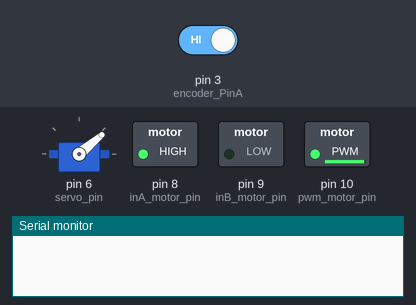
Bench run of a sketch on a simulated Arduino Uno, built with avr-gcc and run on an emulated ATmega328P. Shown: servo, switched loads named in the sketch (green lamp = pin HIGH), the last lines printed to the serial monitor. Wiring (inferred from the names in the program): servo: signal pin 6. The inputs (shaded band) are chosen by the test bench; at power-on: pin 3 (encoder_PinA) HIGH. Servo pulses on a pin are drawn as a servo (544–2400 µs = 0–180°); pins used as bus, display or sensor lines are not drawn.

Above: at 0.05 s.
At 3.0 s:
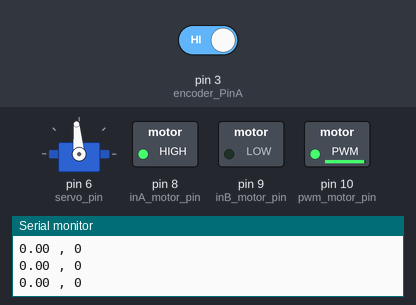
At 4.85 s:
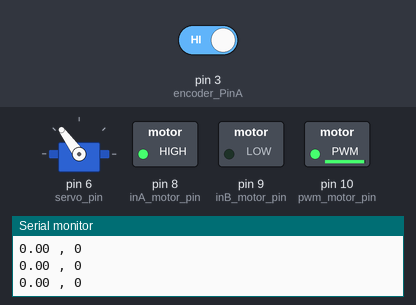
At 6.0 s:
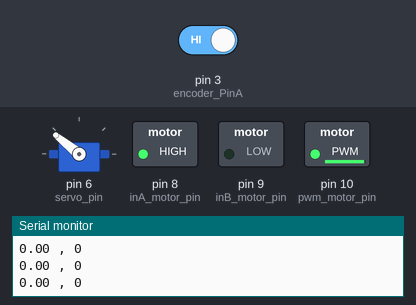
At 8.95 s:
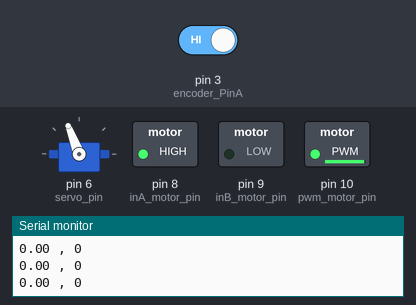
At 11.95 s:
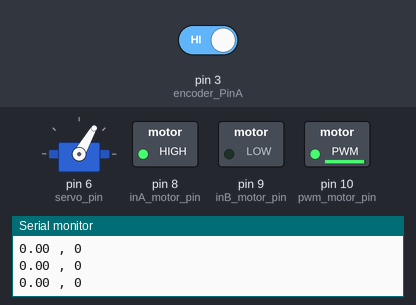
Timing chart, 0 to 15.1 s (numbered marks = the images above):
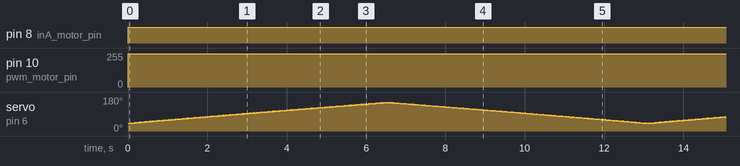

Measured:
- by itself, pin 8 (inA_motor_pin): LOW → HIGH at 0.00 s
- by itself, pin 10 (pwm_motor_pin): 0/255 → 250/255 at 0.00 s
- by itself, servo on pin 6 (servo_pin): moves between 40° and 153°, repeating every 13.1 s

The sketch:

hardware_test.ino
```cpp
// By : abdelraouf Hawash
// in : 7/4/2023
// this code should move srevo rihgt and left, motor should move forward and backward then read encoder position and print it on serial

const int pwm_motor_pin = 10; // motor pins
const int inA_motor_pin = 8 ;
const int inB_motor_pin = 9 ;
const int servo_pin = 6;      // servo pin (we will control servo manualy to use anther pin as PWM)

#define encoder_PinA 3   //encoder chanals
#define encoder_PinB 5

int speed_pwm = 250;           //PWM commond for the motor
int max_pwm = 255;             //maximum pwm command for motors
const int min_servo_pos = 40;  // minimum position for servo
const int max_servo_pos = 150; // maximum position for servo

volatile float encoder_pos = 0;              //encoder position counter
const double encoder_Puls_per_cm = 62.5; // encoder puls per cm


void setup() {

  //initialization serial for communication
  Serial.begin(115200);
  Serial.setTimeout(10);

  // motor pins mode
  pinMode (pwm_motor_pin, OUTPUT); // motor
  pinMode (inA_motor_pin, OUTPUT);
  pinMode (inB_motor_pin, OUTPUT);

  //servo pins
  pinMode(servo_pin,OUTPUT);

  // encoder pins
  pinMode (encoder_PinA, INPUT_PULLUP);
  pinMode (encoder_PinB, INPUT_PULLUP);
  attachInterrupt (digitalPinToInterrupt(encoder_PinA), read_encoder, RISING);

}

void loop() {

  set_motor( speed_pwm,pwm_motor_pin,inA_motor_pin,inB_motor_pin);
  // speed_pwm = -speed_pwm;

  for (int pos = min_servo_pos; pos <= max_servo_pos; pos += 1) { // goes from min degrees to max degrees
    // in steps of 1 degree
    servo_write(pos,servo_pin);     // tell servo to go to position in variable 'pos'
    delay(1);                       // waits 1 ms for the servo to reach the position
    Serial.print(encoder_pos);       // print encoder position to serial
    Serial.print(" , ");
    Serial.println(round(encoder_pos / encoder_Puls_per_cm)); // print position in cm
  }

  for (int pos = max_servo_pos; pos >= min_servo_pos; pos -= 1) { // goes from max degrees to min degrees
    servo_write(pos,servo_pin);      // tell servo to go to position in variable 'pos'
    delay(1);                       // waits 1 ms for the servo to reach the position
    Serial.print(encoder_pos);       // print encoder position to serial
    Serial.print(" , ");
    Serial.println(round(encoder_pos / encoder_Puls_per_cm)); // print position in cm
  }
}

// setting motors pwm
void set_motor( int PWM_vel ,int pwm_pin ,int inpA ,int inpB ){

  PWM_vel = constrain(PWM_vel,-max_pwm,max_pwm);

  if(PWM_vel > 0 ){
    analogWrite(pwm_pin , abs(PWM_vel) );
    digitalWrite(inpA , HIGH);
    digitalWrite(inpB , LOW);
  }
  else{
    analogWrite(pwm_pin , abs(PWM_vel) );
    digitalWrite(inpA , LOW);
    digitalWrite(inpB , HIGH);
  }
}

// Custom servo motor contorl function
void servo_write(int degree, int pin){

  degree = constrain(degree,min_servo_pos,max_servo_pos);
  int val = (degree*10.25)+500;
  int cycles = 5;

  for(int i=0; i< cycles; i++){
    digitalWrite(pin,HIGH);
    delayMicroseconds(val);
    digitalWrite(pin,LOW);
    delay(10);
  }
}

// encoders interrupts
void read_encoder () {
  if (digitalRead(encoder_PinB) > 0){
    encoder_pos++;
  }
  else {
    encoder_pos--;
  }
}
```
